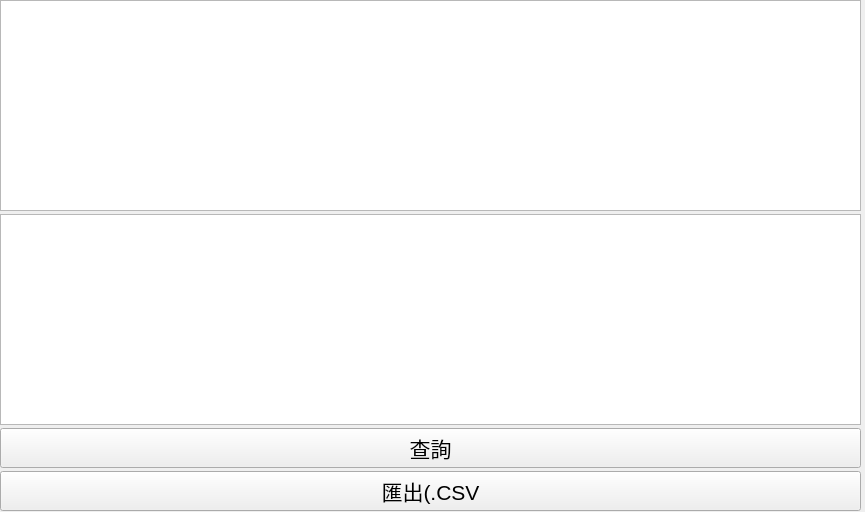
<?xml version="1.0" encoding="UTF-8"?>
<ui version="4.0">
 <class>FrontReportQueryTable</class>
 <widget class="QWidget" name="FrontReportQueryTable">
  <property name="geometry">
   <rect>
    <x>0</x>
    <y>0</y>
    <width>865</width>
    <height>512</height>
   </rect>
  </property>
  <property name="font">
   <font>
    <pointsize>16</pointsize>
   </font>
  </property>
  <property name="windowTitle">
   <string>Form</string>
  </property>
  <widget class="QWidget" name="">
   <property name="geometry">
    <rect>
     <x>0</x>
     <y>0</y>
     <width>861</width>
     <height>511</height>
    </rect>
   </property>
   <layout class="QVBoxLayout" name="verticalLayout">
    <property name="spacing">
     <number>3</number>
    </property>
    <item>
     <widget class="QTableView" name="tableViewQuery"/>
    </item>
    <item>
     <widget class="QTableView" name="tableViewReport"/>
    </item>
    <item>
     <widget class="QPushButton" name="pushButtonQuery">
      <property name="text">
       <string>查詢</string>
      </property>
     </widget>
    </item>
    <item>
     <widget class="QPushButton" name="pushButtonExport">
      <property name="text">
       <string>匯出(.CSV</string>
      </property>
     </widget>
    </item>
   </layout>
  </widget>
 </widget>
 <resources/>
 <connections/>
</ui>
